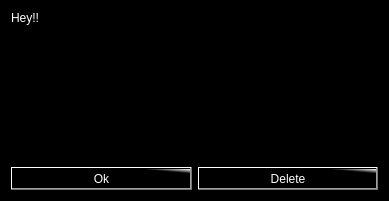
<?xml version="1.0" encoding="UTF-8"?>
<ui version="4.0">
 <class>TaskNotifier</class>
 <widget class="QWidget" name="TaskNotifier">
  <property name="geometry">
   <rect>
    <x>0</x>
    <y>0</y>
    <width>389</width>
    <height>201</height>
   </rect>
  </property>
  <property name="windowTitle">
   <string>Task Notification</string>
  </property>
  <property name="styleSheet">
   <string notr="true">background-color: rgb(0, 0, 0);
color: rgb(255, 255, 255);
font: 14pt &quot;Segoe UI&quot;;
</string>
  </property>
  <layout class="QGridLayout" name="gridLayout">
   <item row="0" column="0">
    <layout class="QVBoxLayout" name="verticalLayout">
     <item>
      <widget class="QLabel" name="lblNotify">
       <property name="text">
        <string>&lt;html&gt;&lt;head/&gt;&lt;body&gt;&lt;p&gt;Hey!!&lt;/p&gt;&lt;/body&gt;&lt;/html&gt;</string>
       </property>
      </widget>
     </item>
     <item>
      <widget class="QTextBrowser" name="txtTask"/>
     </item>
     <item>
      <layout class="QHBoxLayout" name="horizontalLayout">
       <item>
        <widget class="QPushButton" name="btnOk">
         <property name="styleSheet">
          <string notr="true">color: rgb(255, 255, 255);
font: 14pt &quot;Segoe UI&quot;;
background-color: qlineargradient(spread:pad, x1:0.882157, y1:0.142, x2:1, y2:0, stop:0 rgba(0, 0, 0, 255), stop:1 rgba(255, 255, 255, 255));</string>
         </property>
         <property name="text">
          <string>Ok</string>
         </property>
        </widget>
       </item>
       <item>
        <widget class="QPushButton" name="btnTskDel">
         <property name="styleSheet">
          <string notr="true">color: rgb(255, 255, 255);
font: 14pt &quot;Segoe UI&quot;;
background-color: qlineargradient(spread:pad, x1:0.882157, y1:0.142, x2:1, y2:0, stop:0 rgba(0, 0, 0, 255), stop:1 rgba(255, 255, 255, 255));</string>
         </property>
         <property name="text">
          <string>Delete</string>
         </property>
        </widget>
       </item>
      </layout>
     </item>
    </layout>
   </item>
  </layout>
 </widget>
 <resources/>
 <connections/>
</ui>
